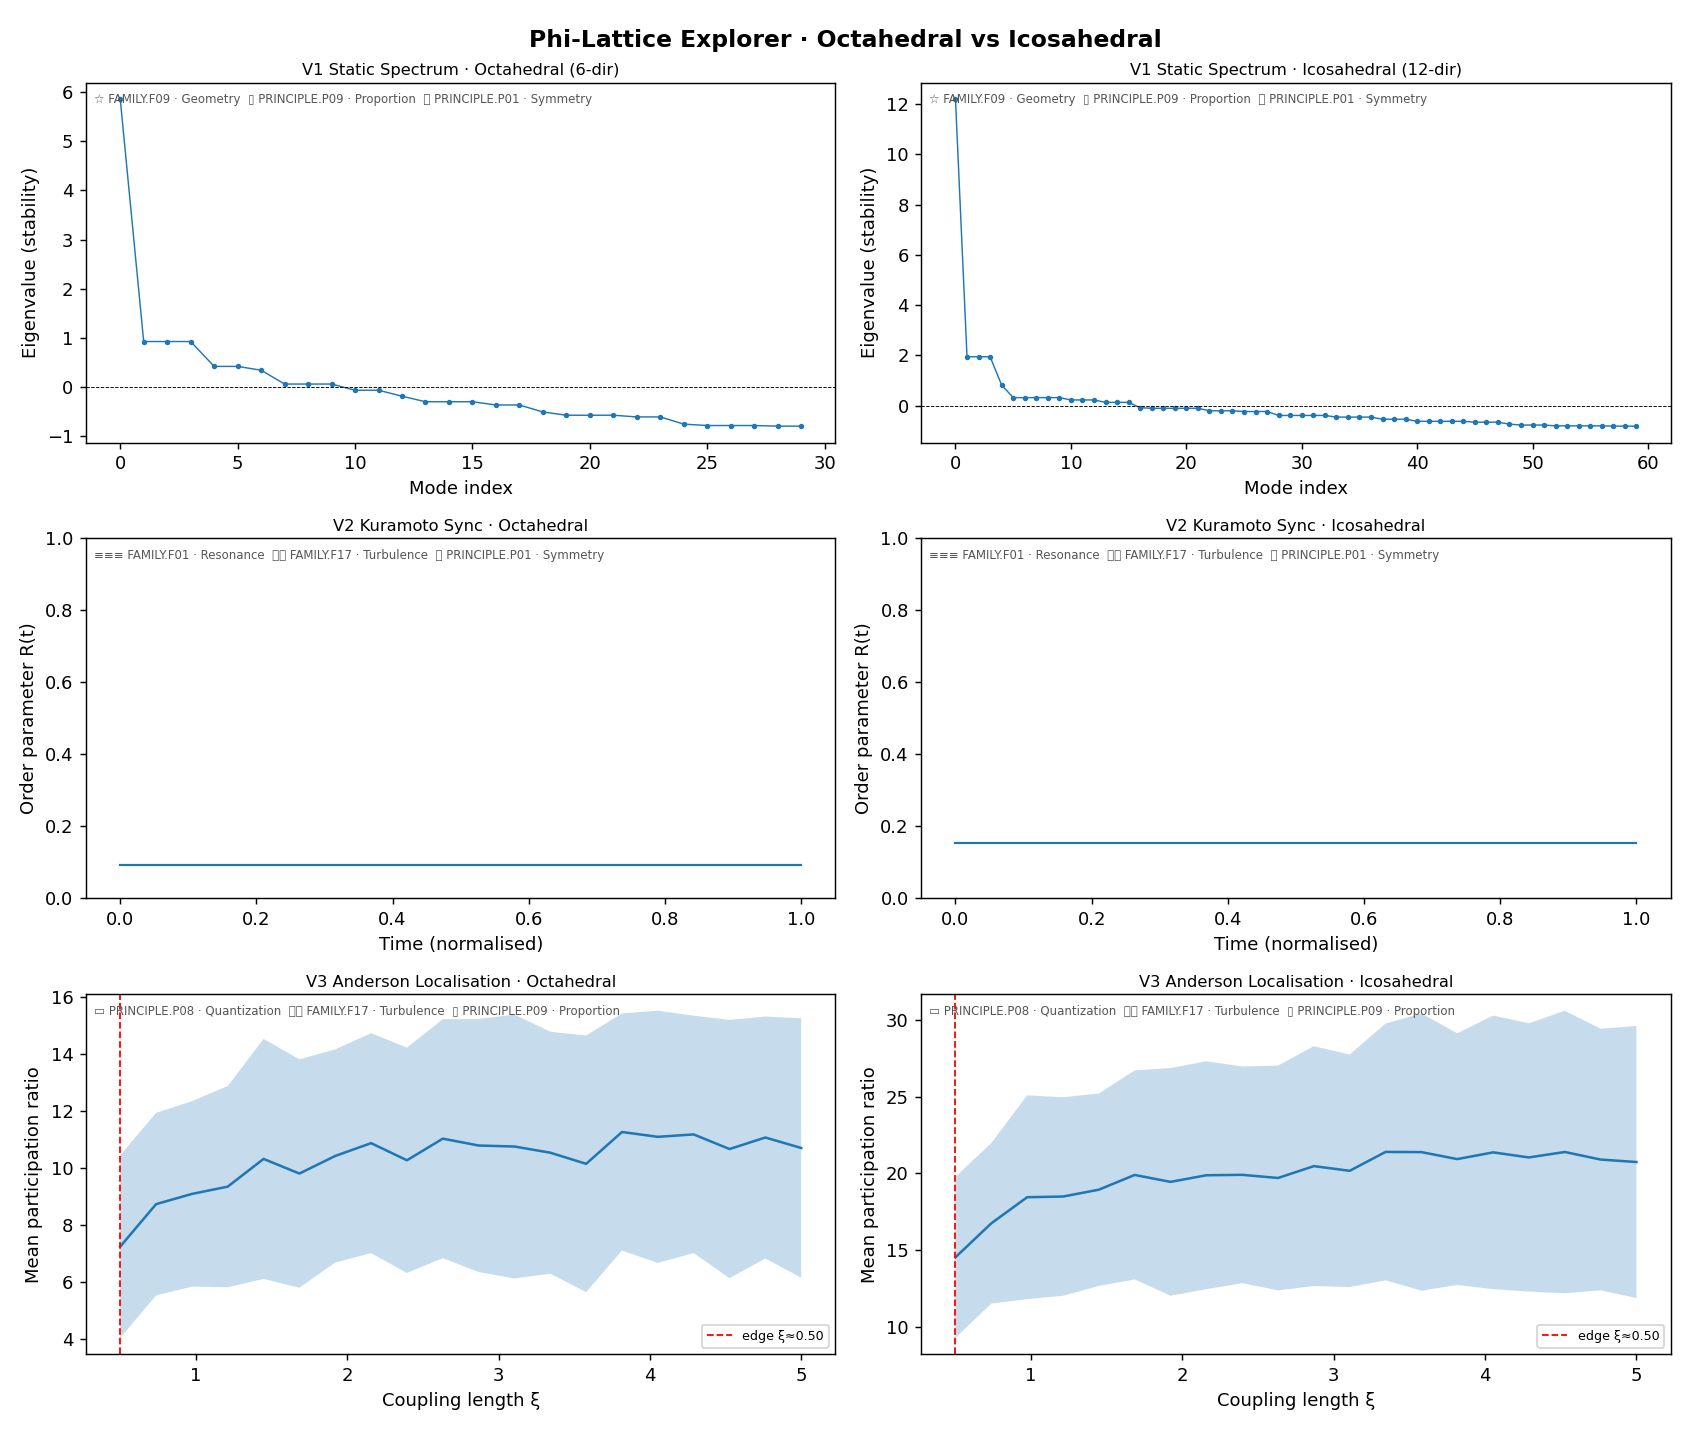

Generate this figure with Python:
"""
phi_lattice_explorer.py
-----------------------
Phi-octahedral lattice coupling matrix — three geometric variants.

Each variant activates different ontology nodes. Output labels which
FAMILY/PRINCIPLE is resonating at each step.

Ontology nodes activated:
  FAMILY.F09  — Geometry / icosahedral + octahedral structure
  FAMILY.F01  — Resonance / Kuramoto-like phase coupling
  FAMILY.F17  — Turbulence & Chaos / Lyapunov spectrum
  PRINCIPLE.P09 — Proportion / φ-scaling of shells
  PRINCIPLE.P01 — Symmetry / eigenvalue degeneracies
  PRINCIPLE.P08 — Quantization / discrete participation staircase
"""

import json
import pathlib
import numpy as np
import matplotlib
matplotlib.use("Agg")            # headless — saves PNGs instead of opening windows
import matplotlib.pyplot as plt
from scipy.integrate import solve_ivp

# ── Ontology label helper ─────────────────────────────────────────────────────

REPO_ROOT = pathlib.Path(__file__).parent.parent
ONTOLOGY  = REPO_ROOT / "ontology"

def _load_node(rel_path: str) -> dict:
    p = ONTOLOGY / rel_path
    if p.exists():
        return json.loads(p.read_text())
    return {}

NODES = {
    "F01": _load_node("families/f01-resonance.json"),
    "F09": _load_node("families/f09-geometry.json"),
    "F17": _load_node("families/f17-turbulence.json"),
    "P01": _load_node("principles/p01-symmetry.json"),
    "P08": _load_node("principles/p08-quantization.json"),
    "P09": _load_node("principles/p09-proportion.json"),
}

def tag(key: str) -> str:
    """Return 'ID · name' for a loaded node, or just key if not found."""
    node = NODES.get(key, {})
    nid  = node.get("id", f"FAMILY.{key}" if key.startswith("F") else f"PRINCIPLE.{key}")
    name = node.get("name", key)
    sym  = node.get("symbol", "")
    return f"{sym} {nid} · {name}".strip()

def seed(key: str) -> str:
    return NODES.get(key, {}).get("seed_prompt", "")

# ── Shared constants ──────────────────────────────────────────────────────────

PHI   = (1 + 5**0.5) / 2
R0    = 1.0
SHELLS = 5
XI0   = 2.0
KAPPA = 1.0
np.random.seed(42)

# ── Lattice builders ──────────────────────────────────────────────────────────

def octahedral_dirs() -> np.ndarray:
    """6 axial directions — cube-aligned octahedral lattice."""
    return np.array([
        [1, 0, 0], [-1,  0,  0],
        [0, 1, 0], [ 0, -1,  0],
        [0, 0, 1], [ 0,  0, -1],
    ], dtype=float)

def icosahedral_dirs() -> np.ndarray:
    """12 vertices of an icosahedron — φ is intrinsic to the geometry."""
    d = np.array([
        [ 0,  1,  PHI], [ 0, -1,  PHI], [ 0,  1, -PHI], [ 0, -1, -PHI],
        [ 1,  PHI,  0], [-1,  PHI,  0], [ 1, -PHI,  0], [-1, -PHI,  0],
        [PHI,  0,  1], [-PHI,  0,  1], [PHI,  0, -1], [-PHI,  0, -1],
    ], dtype=float)
    return d / np.linalg.norm(d[0])

def build_lattice(dirs: np.ndarray) -> tuple[np.ndarray, np.ndarray]:
    positions, shell_idx = [], []
    for n in range(SHELLS):
        r = R0 * (PHI ** n)
        for d in dirs:
            positions.append(r * d)
            shell_idx.append(n)
    return np.array(positions), np.array(shell_idx)

def coupling_matrix(positions: np.ndarray, xi: float = XI0) -> np.ndarray:
    """Hermitian coupling matrix K with random phases."""
    N = len(positions)
    phi_i = np.random.uniform(0, 2 * np.pi, N)
    K = np.zeros((N, N), dtype=complex)
    for i in range(N):
        for j in range(i + 1, N):
            d = np.linalg.norm(positions[i] - positions[j])
            c = KAPPA * np.exp(-d / xi) * np.exp(1j * (phi_i[i] - phi_i[j]))
            K[i, j] = c
            K[j, i] = c.conj()
    return K

# ── Variant 1 — Static eigenvalue spectrum ───────────────────────────────────
# Original script, corrected to use eigh (Hermitian solver → real eigenvalues)

def variant_static(dirs: np.ndarray, label: str) -> np.ndarray:
    print(f"\n{'═'*60}")
    print(f"Variant 1 · Static stability spectrum  [{label}]")
    print(f"  {tag('F09')}  ← lattice geometry")
    print(f"  {tag('P09')}  ← φ-shell scaling")
    print(f"  {tag('P01')}  ← eigenvalue degeneracies = symmetry invariants")
    print(f"  seed: {seed('P09')}")
    print(f"{'─'*60}")

    positions, _ = build_lattice(dirs)
    K = coupling_matrix(positions)

    # eigh → guaranteed real eigenvalues for Hermitian K
    eigvals, _ = np.linalg.eigh(K)
    stability  = np.sort(eigvals)[::-1]

    print(f"  Nodes: {len(positions)} | Positive modes: {np.sum(eigvals > 0)} "
          f"| Negative modes: {np.sum(eigvals < 0)}")
    print(f"  Spectral gap (largest - 2nd largest): "
          f"{stability[0] - stability[1]:.4f}")
    return stability

# ── Variant 2 — Kuramoto dynamics → true Lyapunov exponents ──────────────────
# Replaces the static spectrum with actual dynamical divergence rates

def _kuramoto_rhs(t, theta, omega, K_real, K_imag, N):
    """Right-hand side of Kuramoto on lattice."""
    dtheta = omega.copy()
    for i in range(N):
        dtheta[i] += np.sum(
            K_real[i] * np.sin(theta - theta[i]) -
            K_imag[i] * np.cos(theta - theta[i])
        )
    return dtheta

def variant_kuramoto(dirs: np.ndarray, label: str,
                     T: float = 40.0) -> np.ndarray:
    print(f"\n{'═'*60}")
    print(f"Variant 2 · Kuramoto dynamics (true Lyapunov)  [{label}]")
    print(f"  {tag('F01')}  ← phase coupling / synchronisation")
    print(f"  {tag('F17')}  ← Lyapunov exponents / chaos threshold")
    print(f"  {tag('P01')}  ← symmetry breaking at synchronisation transition")
    print(f"  seed: {seed('F01')}")
    print(f"{'─'*60}")

    positions, _ = build_lattice(dirs)
    K = coupling_matrix(positions)
    N = len(positions)
    K_real, K_imag = K.real, K.imag

    omega = np.random.normal(0, 0.5, N)          # natural frequencies
    theta0 = np.random.uniform(0, 2 * np.pi, N)  # initial phases

    sol = solve_ivp(
        _kuramoto_rhs,
        [0, T], theta0,
        args=(omega, K_real, K_imag, N),
        max_step=0.05, dense_output=True
    )

    # Order parameter R(t) = |mean(e^{i θ})|
    t_eval = np.linspace(T / 2, T, 200)    # second half (transient gone)
    thetas  = sol.sol(t_eval)
    R = np.abs(np.mean(np.exp(1j * thetas), axis=0))
    R_mean  = R.mean()

    # Finite-time Lyapunov estimate via perturbation at mid-time
    eps     = 1e-6
    t_mid   = T / 2
    theta_mid = sol.sol(t_mid)
    perturb   = theta_mid + eps * np.random.randn(N)
    perturb  /= np.linalg.norm(perturb - theta_mid) / eps

    sol2 = solve_ivp(
        _kuramoto_rhs,
        [t_mid, T], perturb,
        args=(omega, K_real, K_imag, N),
        max_step=0.05
    )

    delta_final = np.linalg.norm(sol2.y[:, -1] - sol.sol(T))
    lyap_est    = np.log(delta_final / eps) / (T - t_mid)

    print(f"  Order parameter R̄ (t ∈ [T/2,T]): {R_mean:.4f}  "
          f"({'synchronised' if R_mean > 0.5 else 'incoherent'})")
    print(f"  Finite-time Lyapunov estimate λ: {lyap_est:.4f}  "
          f"({'chaotic' if lyap_est > 0 else 'stable'})")
    return R

# ── Variant 3 — Participation ratio (Anderson localisation) ──────────────────
# Sweeps ξ from tight to loose coupling; PR staircase shows localisation edges

def variant_anderson(dirs: np.ndarray, label: str) -> tuple:
    print(f"\n{'═'*60}")
    print(f"Variant 3 · Anderson localisation sweep  [{label}]")
    print(f"  {tag('P08')}  ← discrete participation staircase = quantised")
    print(f"  {tag('F17')}  ← localisation / delocalisation threshold")
    print(f"  {tag('P09')}  ← coupling length ξ controls φ-shell reach")
    print(f"  seed: {seed('P08')}")
    print(f"{'─'*60}")

    positions, _ = build_lattice(dirs)
    xis   = np.linspace(0.5, 5.0, 20)
    pr_means, pr_stds = [], []

    for xi in xis:
        K = coupling_matrix(positions, xi=xi)
        _, vecs = np.linalg.eigh(K)
        # Participation ratio: PR = 1 / sum(|ψᵢ|⁴) — large = delocalised
        pr = 1.0 / np.sum(np.abs(vecs) ** 4, axis=0)
        pr_means.append(pr.mean())
        pr_stds.append(pr.std())

    pr_means = np.array(pr_means)
    # Find localisation edge: steepest increase in mean PR
    dpr     = np.gradient(pr_means, xis)
    xi_edge = xis[np.argmax(dpr)]

    print(f"  ξ range: [{xis[0]:.1f}, {xis[-1]:.1f}]")
    print(f"  Localisation→delocalisation edge: ξ ≈ {xi_edge:.2f}")
    print(f"  PR at ξ={xis[0]:.1f}: {pr_means[0]:.1f} nodes")
    print(f"  PR at ξ={xis[-1]:.1f}: {pr_means[-1]:.1f} nodes")
    return xis, pr_means, np.array(pr_stds), xi_edge

# ── Plotting ──────────────────────────────────────────────────────────────────

def plot_all(octa_static, icosa_static,
             octa_R,     icosa_R,
             octa_and,   icosa_and,
             out_path: pathlib.Path):

    fig, axes = plt.subplots(3, 2, figsize=(13, 11))
    fig.suptitle("Phi-Lattice Explorer · Octahedral vs Icosahedral",
                 fontsize=13, fontweight="bold")

    def panel(ax, title, node_tags):
        ax.set_title(title, fontsize=9, pad=4)
        ax.text(0.01, 0.97, "  ".join(node_tags),
                transform=ax.transAxes, fontsize=6.5,
                va="top", color="#555555")

    # Row 0 — static spectra
    for col, (data, lbl) in enumerate([(octa_static, "Octahedral (6-dir)"),
                                        (icosa_static, "Icosahedral (12-dir)")]):
        ax = axes[0, col]
        ax.plot(data, "o-", ms=2, lw=0.8)
        ax.axhline(0, color="k", lw=0.5, ls="--")
        ax.set_xlabel("Mode index")
        ax.set_ylabel("Eigenvalue (stability)")
        panel(ax, f"V1 Static Spectrum · {lbl}",
              [tag("F09"), tag("P09"), tag("P01")])

    # Row 1 — Kuramoto order parameter
    for col, (R, lbl) in enumerate([(octa_R, "Octahedral"),
                                     (icosa_R, "Icosahedral")]):
        ax = axes[1, col]
        t  = np.linspace(0, 1, len(R))
        ax.plot(t, R, lw=1.2)
        ax.set_ylim(0, 1)
        ax.set_xlabel("Time (normalised)")
        ax.set_ylabel("Order parameter R(t)")
        panel(ax, f"V2 Kuramoto Sync · {lbl}",
              [tag("F01"), tag("F17"), tag("P01")])

    # Row 2 — Anderson participation ratio
    for col, (xis, pr_m, pr_s, xi_e, lbl) in enumerate([
            (*octa_and,  "Octahedral"),
            (*icosa_and, "Icosahedral")]):
        ax = axes[2, col]
        ax.fill_between(xis, pr_m - pr_s, pr_m + pr_s, alpha=0.25)
        ax.plot(xis, pr_m, lw=1.4)
        ax.axvline(xi_e, color="red", lw=1, ls="--",
                   label=f"edge ξ≈{xi_e:.2f}")
        ax.set_xlabel("Coupling length ξ")
        ax.set_ylabel("Mean participation ratio")
        ax.legend(fontsize=7)
        panel(ax, f"V3 Anderson Localisation · {lbl}",
              [tag("P08"), tag("F17"), tag("P09")])

    plt.tight_layout()
    fig.savefig(out_path, dpi=130)
    print(f"\n  Plot saved → {out_path}")

# ── Main ──────────────────────────────────────────────────────────────────────

def main():
    print("◉ phi_lattice_explorer.py")
    print(f"  φ = {PHI:.6f} | shells = {SHELLS} | ξ₀ = {XI0}")

    oct_dirs  = octahedral_dirs()
    icos_dirs = icosahedral_dirs()

    # Variant 1
    s_oct  = variant_static(oct_dirs,  "Octahedral  6-dir")
    s_icos = variant_static(icos_dirs, "Icosahedral 12-dir")

    print(f"\n  Spectral comparison → icosahedral has "
          f"{'wider' if s_icos[0] > s_oct[0] else 'narrower'} top eigenvalue "
          f"({s_icos[0]:.3f} vs {s_oct[0]:.3f})")
    print(f"  {tag('P09')} insight: φ intrinsic to icosahedral dirs "
          f"→ coupling geometry and spacing share the same ratio")

    # Variant 2
    R_oct  = variant_kuramoto(oct_dirs,  "Octahedral  6-dir")
    R_icos = variant_kuramoto(icos_dirs, "Icosahedral 12-dir")

    # Variant 3
    and_oct  = variant_anderson(oct_dirs,  "Octahedral  6-dir")
    and_icos = variant_anderson(icos_dirs, "Icosahedral 12-dir")

    # Synthesis
    print(f"\n{'═'*60}")
    print("Synthesis · Which nodes are resonating?")
    print(f"  {tag('F09')} — geometry flex: icosahedral dirs embed φ "
          f"structurally; octahedral imports it only via shell radii")
    print(f"  {tag('F01')} — coupling resonance: R̄ tells you whether "
          f"the lattice self-organises into a coherent phase")
    print(f"  {tag('F17')} — chaos threshold: λ > 0 means the coupled "
          f"oscillators are exploring phase space, not converging")
    print(f"  {tag('P09')} — proportion: φ-scaling of shells is the same "
          f"principle whether geometry is cubic or icosahedral")
    print(f"  {tag('P01')} — symmetry: eigenvalue degeneracies in icosahedral "
          f"lattice are higher (more symmetric → more degenerate modes)")
    print(f"  {tag('P08')} — quantisation: participation staircase at the "
          f"localisation edge is a discrete jump, not a smooth crossover")

    # Optional plot
    out = REPO_ROOT / "examples" / "phi_lattice_explorer.png"
    try:
        plot_all(s_oct, s_icos,
                 R_oct, R_icos,
                 and_oct, and_icos,
                 out)
    except Exception as e:
        print(f"\n  (plot skipped: {e})")

    print(f"\n{'═'*60}")
    print("Done.")

if __name__ == "__main__":
    main()
